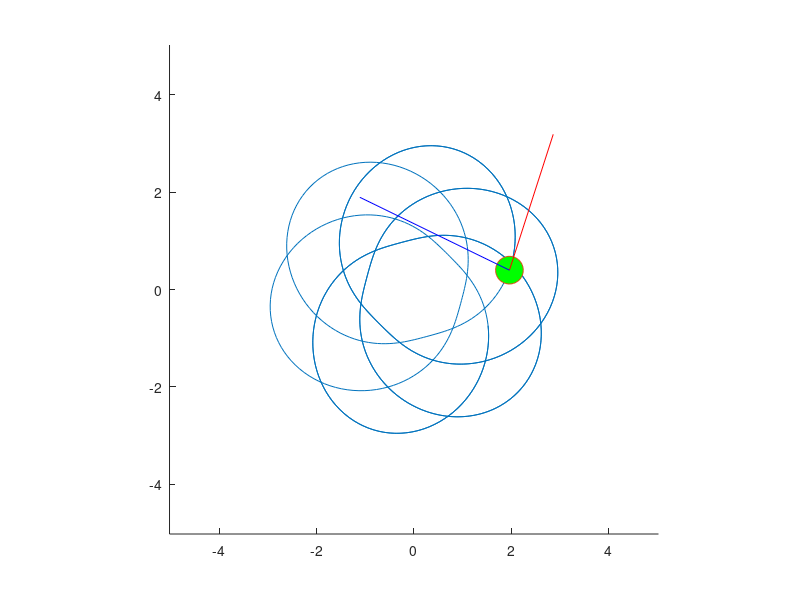

Source code (MATLAB): (Note: this script raises an error after producing the figure.)
% Массивы и зависимости
t = 0:0.01:10;
r = 2+sin(6*t);
phi = 5*t+0.2*cos(6*t);
x = r.*cos(phi);
y = r.*sin(phi);

Vx = diff(x); % массив на 1 короче, чем предыдущий
Vy = diff(y);
Wx = diff(Vx); % массив на 1 короче, чем предыдущий
Wy = diff(Vy);
k = 25;
k1 = 500;
Vphi = atan2(Vy,Vx);
Wphi = atan2(Wy,Wx);

% Косметика окна
figure % принудительное создание окна
xlim([1.7*min(x) 1.7*max(x)])
ylim([1.7*min(y) 1.7*max(y)])
xlim manual
ylim manual
axis equal
hold on

% Рисовашки
plot(x,y)
P = plot(x(1),y(1),'o','markersize',20,'markerfacecolor',[0 1 0])
Vline = plot([x(1) x(1)+k*Vx(1)],[y(1) y(1)+k*Vy(1)], 'color', [1 0 0])
Wline = plot([x(1) x(1)+k1*Wx(1)],[y(1) y(1)+k1*Wy(1)], 'color', [0 0 1])


ARR = [-0.25 0 -0.25; 0.125 0 -0.125];
RotARR = Rot2D(ARR,Vphi(1));
VArrow = plot(RotARR(1,:)+x(1)+k*Vx(1),RotARR(2,:)+y(1)+k*Vy(1),'color', [1 0 0]);

RotARR = Rot2D(ARR,Wphi(1));
WArrow = plot(RotARR(1,:)+x(1)+k1*Wx(1),RotARR(2,:)+y(1)+k1*Wy(1),'color', [0 0 1]);


for i=1:length(t)
    set(P,'XData',x(i),'YData',y(i));
    set(Vline,'XData',[x(i) x(i)+k*Vx(i)],'YData',[y(i) y(i)+k*Vy(i)]);
    set(Wline,'XData',[x(i) x(i)+k1*Wx(i)],'YData',[y(i) y(i)+k1*Wy(i)]);

    RotARR = Rot2D(ARR,Vphi(i));
    set(VArrow,'XData',RotARR(1,:)+x(i)+k*Vx(i),'YData',RotARR(2,:)+y(i)+k*Vy(i));
    RotARR = Rot2D(ARR,Wphi(i));
    set(WArrow,'XData',RotARR(1,:)+x(i)+k1*Wx(i),'YData',RotARR(2,:)+y(i)+k1*Wy(i));
    pause(0.02);
end




